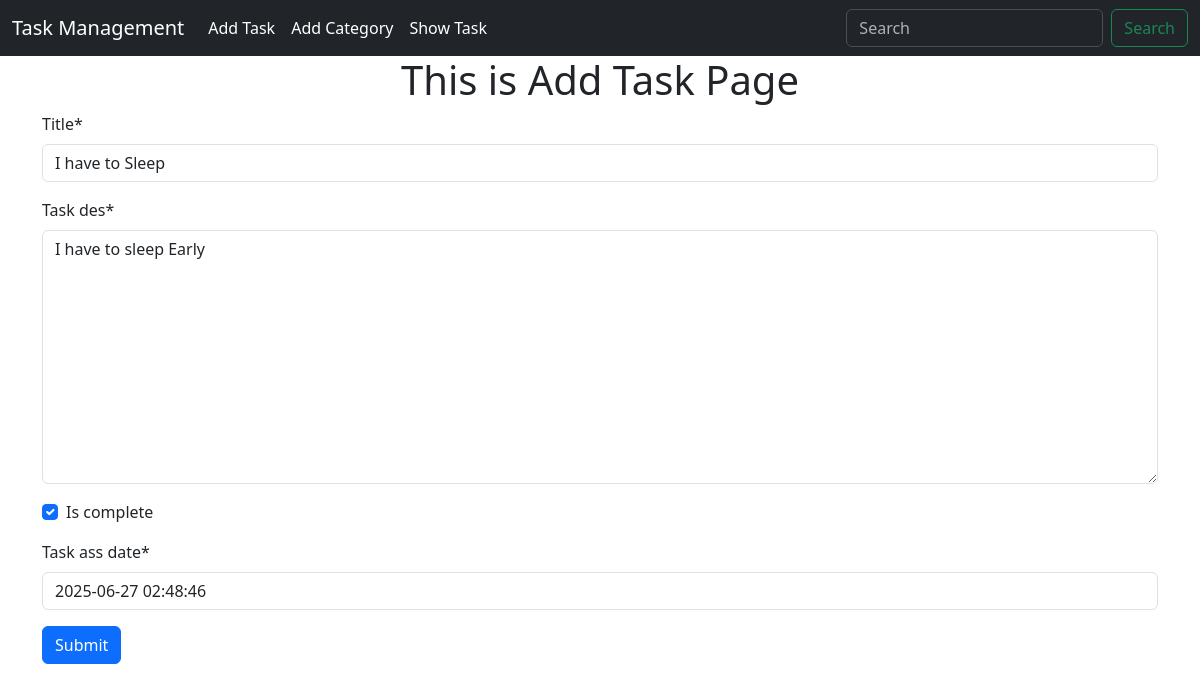
Screenshot of /task/edit/1 with the database file from the repository.
### taskmodel/models.py (models this page shows, shortened)
class Task(models.Model):
    title = models.CharField(max_length=70)
    task_des = models.TextField()
    is_complete = models.BooleanField(default=False)
    task_ass_date = models.DateTimeField(default=datetime.datetime.now)

### taskmodel/views.py (the view)
# urls.py: path('edit/<int:id>', views.edit_task, name="edit_task"),
def edit_task(request,id):
    task= models.Task.objects.get(pk=id)
    task_form = forms.TaskForm(instance=task)
    if request.method == "POST":
        task_form = forms.TaskForm(request.POST,instance=task)
        if task_form.is_valid():
            task_form.save()
            return redirect("show_task")
    return render(request,"add_task.html",{"form":task_form})

### taskmodel/forms.py
class TaskForm(forms.ModelForm):
    class Meta:
        model = Task
        fields = '__all__'
        widgets = {
            'title': forms.TextInput(attrs={'placeholder': 'Enter task title'}),
            'task_des': forms.Textarea(attrs={'placeholder': 'Enter task description'}),
            'is_complete': forms.CheckboxInput(),
        }

### taskmodel/templates/add_task.html (shortened to what this page needs)
{% extends "base.html" %}
{% load crispy_forms_tags %}
{% block content %}
    <div class="container">
        <h1 class="text-center">This is Add Task Page</h1>
        <form method="post">
            {{ form | crispy }}
            <input type="submit" value="Submit" class="btn btn-primary">
        </form>
    </div>
{% endblock content %}

### rows the page displays
Task: title "I have to Sleep", task_des "I have to sleep Early", is_complete "☑", task_ass_date "2025-06-27 02:48:46"
